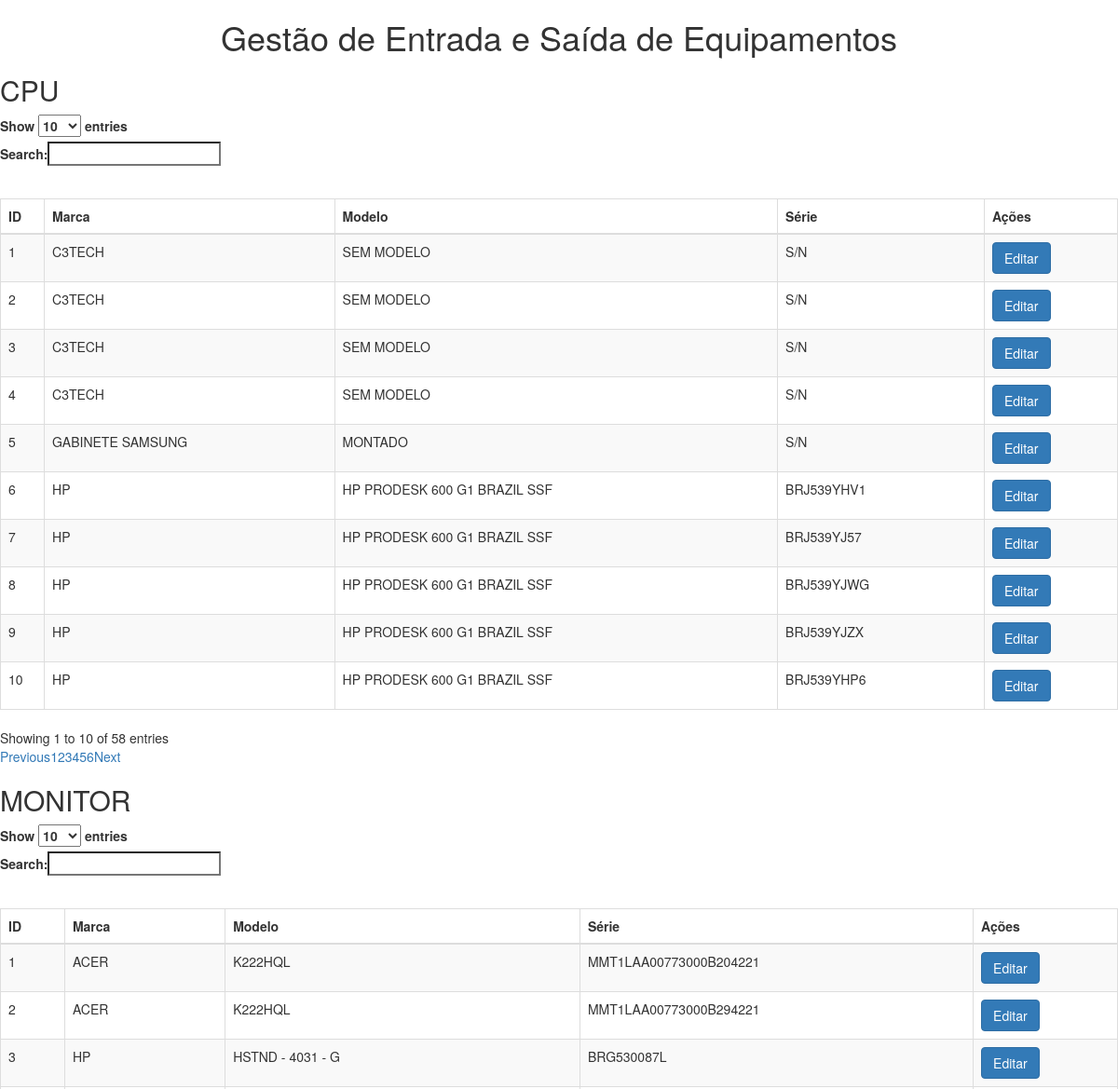
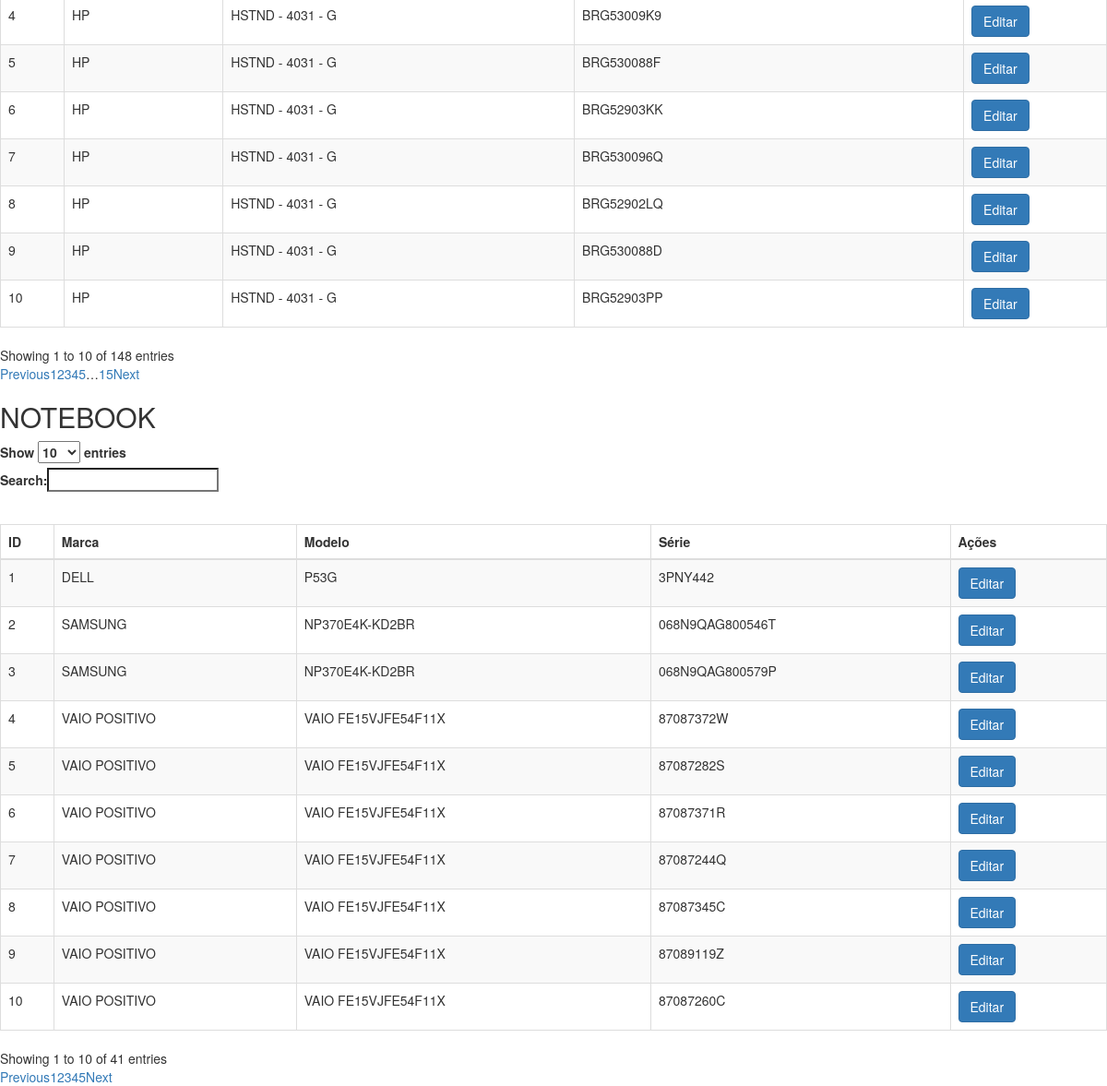
Page /Teste.php on the committed database (2 pictures, top to bottom).
### tables this page shows
CREATE TABLE IF NOT EXISTS `cpu` (
  `ID` int(11) NOT NULL,
  `MARCA` varchar(100) NOT NULL,
  `MODELO` varchar(100) NOT NULL,
  `SERIE` varchar(100) NOT NULL,
  `PATRIMONIO` varchar(100) NOT NULL,
  `DVAT` varchar(100) NOT NULL,
  `PROCESSADOR` varchar(100) NOT NULL,
  `MEMORIA_RAM` varchar(100) NOT NULL,
  `ARMAZENAMENTO` varchar(100) NOT NULL,
  `QUANTIDADE` int(11) DEFAULT NULL,
  `SALA` int(11) NOT NULL,
  `SITUACAO` varchar(100) DEFAULT NULL,
  `PROCESSO` varchar(100) NOT NULL,
  `ORIGEM` varchar(100) DEFAULT NULL,
  `OBS` varchar(255) NOT NULL
);

CREATE TABLE IF NOT EXISTS `monitor` (
  `ID` int(11) NOT NULL,
  `MARCA` varchar(100) NOT NULL,
  `MODELO` varchar(100) NOT NULL,
  `SERIE` varchar(100) DEFAULT NULL,
  `PATRIMONIO` varchar(100) DEFAULT NULL,
  `DVAT` varchar(100) DEFAULT NULL,
  `TAMANHO` varchar(100) DEFAULT NULL,
  `RESOLUCAO` varchar(100) DEFAULT NULL,
  `QUANTIDADE` int(11) NOT NULL,
  `SALA` varchar(100) DEFAULT NULL,
  `SITUACAO` varchar(100) DEFAULT NULL,
  `PROCESSO` varchar(100) DEFAULT NULL,
  `ORIGEM` varchar(100) DEFAULT NULL,
  `DATA_ENTRADA` datetime DEFAULT NULL,
  `DATA_SAIDA` datetime DEFAULT NULL,
  `OBS` varchar(255) DEFAULT NULL
);

CREATE TABLE IF NOT EXISTS `notebook` (
  `ID` int(11) NOT NULL,
  `MARCA` varchar(100) NOT NULL,
  `MODELO` varchar(100) NOT NULL,
  `SERIE` varchar(100) DEFAULT NULL,
  `PATRIMONIO` varchar(100) DEFAULT NULL,
  `DVAT` varchar(100) DEFAULT NULL,
  `PROCESSADOR` varchar(100) DEFAULT NULL,
  `MEMORIA_RAM` varchar(100) DEFAULT NULL,
  `ARMAZENAMENTO` varchar(100) DEFAULT NULL,
  `QUANTIDADE` int(11) NOT NULL,
  `SALA` int(11) DEFAULT NULL,
  `SITUACAO` varchar(100) DEFAULT NULL,
  `PROCESSO` varchar(100) DEFAULT NULL,
  `ORIGEM` varchar(100) DEFAULT NULL,
  `DATA_ENTRADA` datetime DEFAULT NULL,
  `DATA_SAIDA` datetime DEFAULT NULL,
  `OBS` varchar(255) DEFAULT NULL
);

### Teste.php (the view, shortened to what this page needs)
<!DOCTYPE html>
<html>
<head>
<link rel="stylesheet" href="style.css">
    <link rel="stylesheet" href="https://maxcdn.bootstrapcdn.com/bootstrap/3.3.7/css/bootstrap.min.css">
    <link rel="stylesheet" href="https://cdn.datatables.net/1.10.19/css/dataTables.bootstrap.min.css">
</head>
<body>
<h1>Gestão de Entrada e Saída de Equipamentos</h1>
<?php
function exibirTabela($conexao, $tabela)
{
    $sql = "SELECT * FROM $tabela";
    $resultado = mysqli_query($conexao, $sql);
    if (mysqli_num_rows($resultado) > 0) {
        echo '<h2>' . $tabela . '</h2>';
        echo '<table id="' . $tabela . '-table" class="table table-striped table-bordered">';
        echo '<thead><tr><th>ID</th><th>Marca</th><th>Modelo</th><th>Série</th><th>Ações</th></tr></thead>';
        echo '<tbody>';
        while ($row = mysqli_fetch_assoc($resultado)) {
            echo '<tr>';
            echo '<td>' . $row['ID'] . '</td>';
            echo '<td>' . $row['MARCA'] . '</td>';
            echo '<td>' . $row['MODELO'] . '</td>';
            echo '<td>' . $row['SERIE'] . '</td>';
            echo '<td><button class="btn btn-primary btn-editar">Editar</button></td>';
            echo '</tr>';
        }
        echo '</tbody>';
        echo '</table>';
    }
}
$host = "localhost";
$usuario = "root";
$senha = "sysbot1";
$banco = "INVENTARIO";
$conexao = mysqli_connect($host, $usuario, $senha, $banco);
if (mysqli_connect_errno()) {
    echo '<div class="message error">Erro na conexão com o banco de dados: ' . mysqli_connect_error() . '</div>';
} else {
    $tabelas = array("CPU", "MONITOR", "TECLADO", "MOUSE", "NOTEBOOK", "IMPRESSORA", "COMPONENTES");
    foreach ($tabelas as $tabela) {
        exibirTabela($conexao, $tabela);
    }
}
?>
</body>
</html>

### css/style.css (style rules this page uses)
body { background-color: #f1f1f1; font-family: Arial, sans-serif; }
h1 { text-align: center; }
table { width: 100%; margin-top: 30px; border-collapse: collapse; }
table th, table td { padding: 8px; border: 1px solid #ccc; }

### rows in the picture
cpu: ID "1", MARCA "C3TECH", MODELO "SEM MODELO", SERIE "S/N"
cpu: ID "2", MARCA "C3TECH", MODELO "SEM MODELO", SERIE "S/N"
cpu: ID "3", MARCA "C3TECH", MODELO "SEM MODELO", SERIE "S/N"
cpu: ID "4", MARCA "C3TECH", MODELO "SEM MODELO", SERIE "S/N"
cpu: ID "5", MARCA "GABINETE SAMSUNG", MODELO "MONTADO", SERIE "S/N"
cpu: ID "6", MARCA "HP", MODELO "HP PRODESK 600 G1 BRAZIL SSF", SERIE "BRJ539YHV1"
cpu: ID "7", MARCA "HP", MODELO "HP PRODESK 600 G1 BRAZIL SSF", SERIE "BRJ539YJ57"
cpu: ID "8", MARCA "HP", MODELO "HP PRODESK 600 G1 BRAZIL SSF", SERIE "BRJ539YJWG"
cpu: ID "9", MARCA "HP", MODELO "HP PRODESK 600 G1 BRAZIL SSF", SERIE "BRJ539YJZX"
cpu: ID "10", MARCA "HP", MODELO "HP PRODESK 600 G1 BRAZIL SSF", SERIE "BRJ539YHP6"
monitor: ID "1", MARCA "ACER", MODELO "K222HQL", SERIE "MMT1LAA00773000B204221"
monitor: ID "2", MARCA "ACER", MODELO "K222HQL", SERIE "MMT1LAA00773000B294221"
monitor: ID "3", MARCA "HP", MODELO "HSTND - 4031 - G", SERIE "BRG530087L"
monitor: ID "4", MARCA "HP", MODELO "HSTND - 4031 - G", SERIE "BRG53009K9"
monitor: ID "5", MARCA "HP", MODELO "HSTND - 4031 - G", SERIE "BRG530088F"
monitor: ID "6", MARCA "HP", MODELO "HSTND - 4031 - G", SERIE "BRG52903KK"
monitor: ID "7", MARCA "HP", MODELO "HSTND - 4031 - G", SERIE "BRG530096Q"
monitor: ID "8", MARCA "HP", MODELO "HSTND - 4031 - G", SERIE "BRG52902LQ"
monitor: ID "9", MARCA "HP", MODELO "HSTND - 4031 - G", SERIE "BRG530088D"
monitor: ID "10", MARCA "HP", MODELO "HSTND - 4031 - G", SERIE "BRG52903PP"
notebook: ID "1", MARCA "DELL", MODELO "P53G", SERIE "3PNY442"
notebook: ID "2", MARCA "SAMSUNG", MODELO "NP370E4K-KD2BR", SERIE "068N9QAG800546T"
notebook: ID "3", MARCA "SAMSUNG", MODELO "NP370E4K-KD2BR", SERIE "068N9QAG800579P"
notebook: ID "4", MARCA "VAIO POSITIVO", MODELO "VAIO FE15VJFE54F11X", SERIE "87087372W"
notebook: ID "5", MARCA "VAIO POSITIVO", MODELO "VAIO FE15VJFE54F11X", SERIE "87087282S"
notebook: ID "6", MARCA "VAIO POSITIVO", MODELO "VAIO FE15VJFE54F11X", SERIE "87087371R"
notebook: ID "7", MARCA "VAIO POSITIVO", MODELO "VAIO FE15VJFE54F11X", SERIE "87087244Q"
notebook: ID "8", MARCA "VAIO POSITIVO", MODELO "VAIO FE15VJFE54F11X", SERIE "87087345C"
notebook: ID "9", MARCA "VAIO POSITIVO", MODELO "VAIO FE15VJFE54F11X", SERIE "87089119Z"
notebook: ID "10", MARCA "VAIO POSITIVO", MODELO "VAIO FE15VJFE54F11X", SERIE "87087260C"

### other values in the picture
$tabela "CPU"
$tabela "MONITOR"
$tabela "NOTEBOOK"
